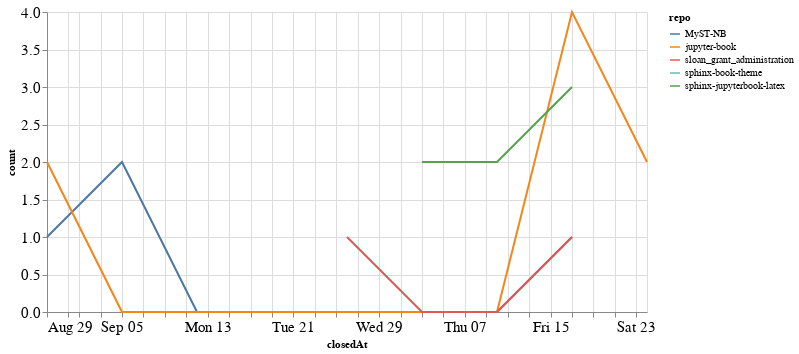

Source (notebook cell):
### Code cell
closed_by_time = closed_by.groupby('repo').resample('W', on='closedAt').count()['author'].reset_index()
closed_by_time = closed_by_time.rename(columns={'author': 'count'})

alt.Chart(closed_by_time, width=600).mark_line().encode(
    x='closedAt',
    y='count',
    color='repo',
    tooltip="repo"
)

### Figure 1 — Vega-Lite specification as saved in the notebook (floating-point values rounded to 4 significant figures)
{"config": {"axisLeft": {"labelFontSize": 15}, "axisBottom": {"labelFontSize": 15}}, "data": {"name": "data-cc15c7d0bb69304ec3a0d4f05fdccaa7"}, "mark": "line", "encoding": {"color": {"type": "nominal", "field": "repo"}, "tooltip": {"type": "nominal", "field": "repo"}, "x": {"type": "temporal", "field": "closedAt"}, "y": {"type": "quantitative", "field": "count"}}, "width": 600, "$schema": "https://vega.github.io/schema/vega-lite/v4.8.1.json", "datasets": {"data-cc15c7d0bb69304ec3a0d4f05fdccaa7": [{"repo": "MyST-NB", "closedAt": "2021-08-29T00:00:00", "count": 1}, {"repo": "MyST-NB", "closedAt": "2021-09-05T00:00:00", "count": 2}, {"repo": "MyST-NB", "closedAt": "2021-09-12T00:00:00", "count": 0}, {"repo": "MyST-NB", "closedAt": "2021-09-19T00:00:00", "count": 0}, {"repo": "MyST-NB", "closedAt": "2021-09-26T00:00:00", "count": 0}, {"repo": "MyST-NB", "closedAt": "2021-10-03T00:00:00", "count": 0}, {"repo": "MyST-NB", "closedAt": "2021-10-10T00:00:00", "count": 0}, {"repo": "MyST-NB", "closedAt": "2021-10-17T00:00:00", "count": 1}, {"repo": "jupyter-book", "closedAt": "2021-08-29T00:00:00", "count": 2}, {"repo": "jupyter-book", "closedAt": "2021-09-05T00:00:00", "count": 0}, {"repo": "jupyter-book", "closedAt": "2021-09-12T00:00:00", "count": 0}, {"repo": "jupyter-book", "closedAt": "2021-09-19T00:00:00", "count": 0}, {"repo": "jupyter-book", "closedAt": "2021-09-26T00:00:00", "count": 0}, {"repo": "jupyter-book", "closedAt": "2021-10-03T00:00:00", "count": 0}, {"repo": "jupyter-book", "closedAt": "2021-10-10T00:00:00", "count": 0}, {"repo": "jupyter-book", "closedAt": "2021-10-17T00:00:00", "count": 4}, {"repo": "jupyter-book", "closedAt": "2021-10-24T00:00:00", "count": 2}, {"repo": "sloan_grant_administration", "closedAt": "2021-09-26T00:00:00", "count": 1}, {"repo": "sloan_grant_administration", "closedAt": "2021-10-03T00:00:00", "count": 0}, {"repo": "sloan_grant_administration", "closedAt": "2021-10-10T00:00:00", "count": 0}, {"repo": "sloan_grant_administration", "closedAt": "2021-10-17T00:00:00", "count": 1}, {"repo": "sphinx-book-theme", "closedAt": "2021-09-26T00:00:00", "count": 1}, {"repo": "sphinx-jupyterbook-latex", "closedAt": "2021-10-03T00:00:00", "count": 2}, {"repo": "sphinx-jupyterbook-latex", "closedAt": "2021-10-10T00:00:00", "count": 2}, {"repo": "sphinx-jupyterbook-latex", "closedAt": "2021-10-17T00:00:00", "count": 3}]}}
